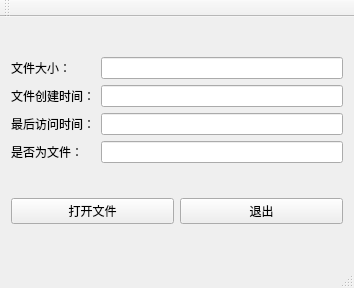
<?xml version="1.0" encoding="UTF-8"?>
<ui version="4.0">
 <class>MainWindow</class>
 <widget class="QMainWindow" name="MainWindow">
  <property name="geometry">
   <rect>
    <x>0</x>
    <y>0</y>
    <width>354</width>
    <height>288</height>
   </rect>
  </property>
  <property name="windowTitle">
   <string>MainWindow</string>
  </property>
  <widget class="QWidget" name="centralWidget">
   <layout class="QVBoxLayout" name="verticalLayout_3">
    <item>
     <layout class="QHBoxLayout" name="horizontalLayout">
      <item>
       <layout class="QVBoxLayout" name="verticalLayout">
        <item>
         <widget class="QLabel" name="label">
          <property name="text">
           <string>文件大小：</string>
          </property>
         </widget>
        </item>
        <item>
         <widget class="QLabel" name="label_2">
          <property name="text">
           <string>文件创建时间：</string>
          </property>
         </widget>
        </item>
        <item>
         <widget class="QLabel" name="label_3">
          <property name="text">
           <string>最后访问时间：</string>
          </property>
         </widget>
        </item>
        <item>
         <widget class="QLabel" name="label_4">
          <property name="text">
           <string>是否为文件：</string>
          </property>
         </widget>
        </item>
       </layout>
      </item>
      <item>
       <layout class="QVBoxLayout" name="verticalLayout_2">
        <item>
         <widget class="QLineEdit" name="filesizeLineEdit"/>
        </item>
        <item>
         <widget class="QLineEdit" name="createtimeLineEdit"/>
        </item>
        <item>
         <widget class="QLineEdit" name="lastaccessLineEdit"/>
        </item>
        <item>
         <widget class="QLineEdit" name="isfileLineEdit"/>
        </item>
       </layout>
      </item>
     </layout>
    </item>
    <item>
     <layout class="QHBoxLayout" name="horizontalLayout_2">
      <item>
       <widget class="QPushButton" name="openButton">
        <property name="text">
         <string>打开文件</string>
        </property>
       </widget>
      </item>
      <item>
       <widget class="QPushButton" name="quitButton">
        <property name="text">
         <string>退出</string>
        </property>
       </widget>
      </item>
     </layout>
    </item>
   </layout>
  </widget>
  <widget class="QMenuBar" name="menuBar">
   <property name="geometry">
    <rect>
     <x>0</x>
     <y>0</y>
     <width>354</width>
     <height>23</height>
    </rect>
   </property>
  </widget>
  <widget class="QToolBar" name="mainToolBar">
   <attribute name="toolBarArea">
    <enum>TopToolBarArea</enum>
   </attribute>
   <attribute name="toolBarBreak">
    <bool>false</bool>
   </attribute>
  </widget>
  <widget class="QStatusBar" name="statusBar"/>
 </widget>
 <layoutdefault spacing="6" margin="11"/>
 <resources/>
 <connections>
  <connection>
   <sender>quitButton</sender>
   <signal>clicked()</signal>
   <receiver>MainWindow</receiver>
   <slot>close()</slot>
   <hints>
    <hint type="sourcelabel">
     <x>252</x>
     <y>205</y>
    </hint>
    <hint type="destinationlabel">
     <x>241</x>
     <y>251</y>
    </hint>
   </hints>
  </connection>
 </connections>
</ui>
